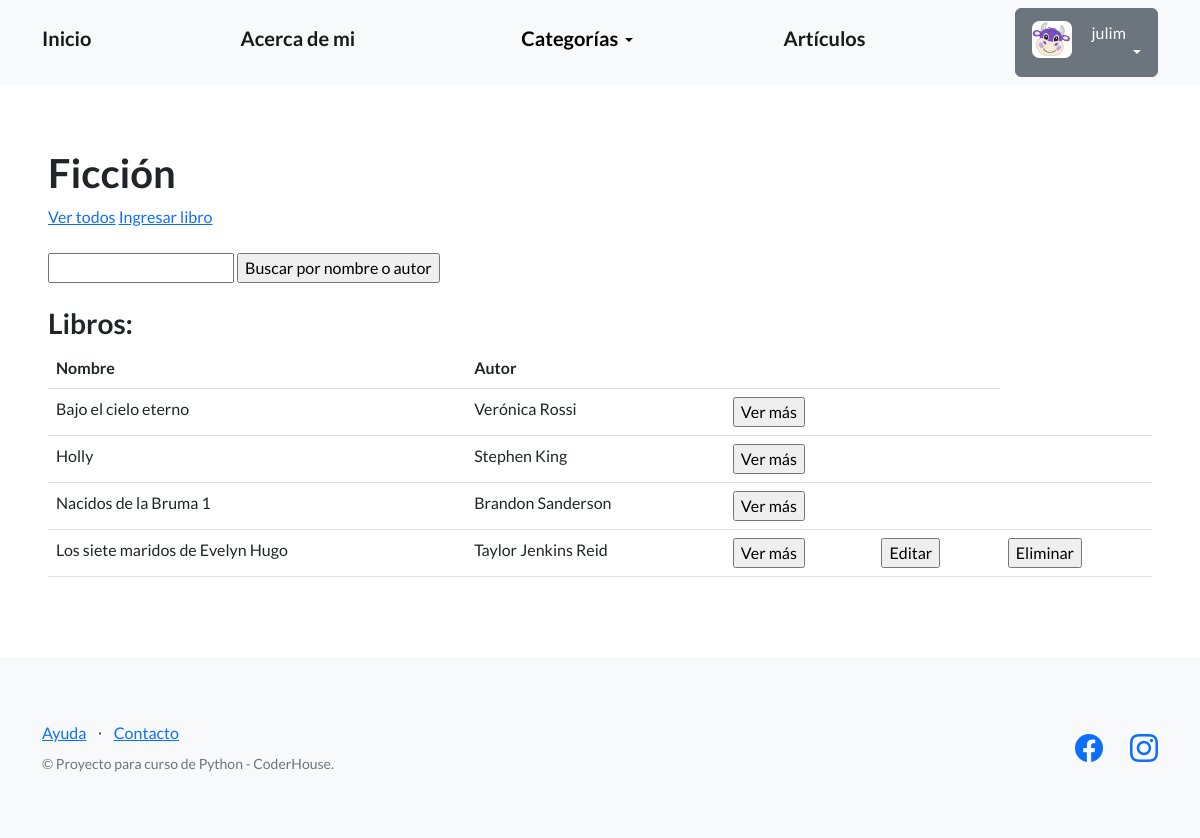
The app's page /libros/ficcion/ (signed in), older data.
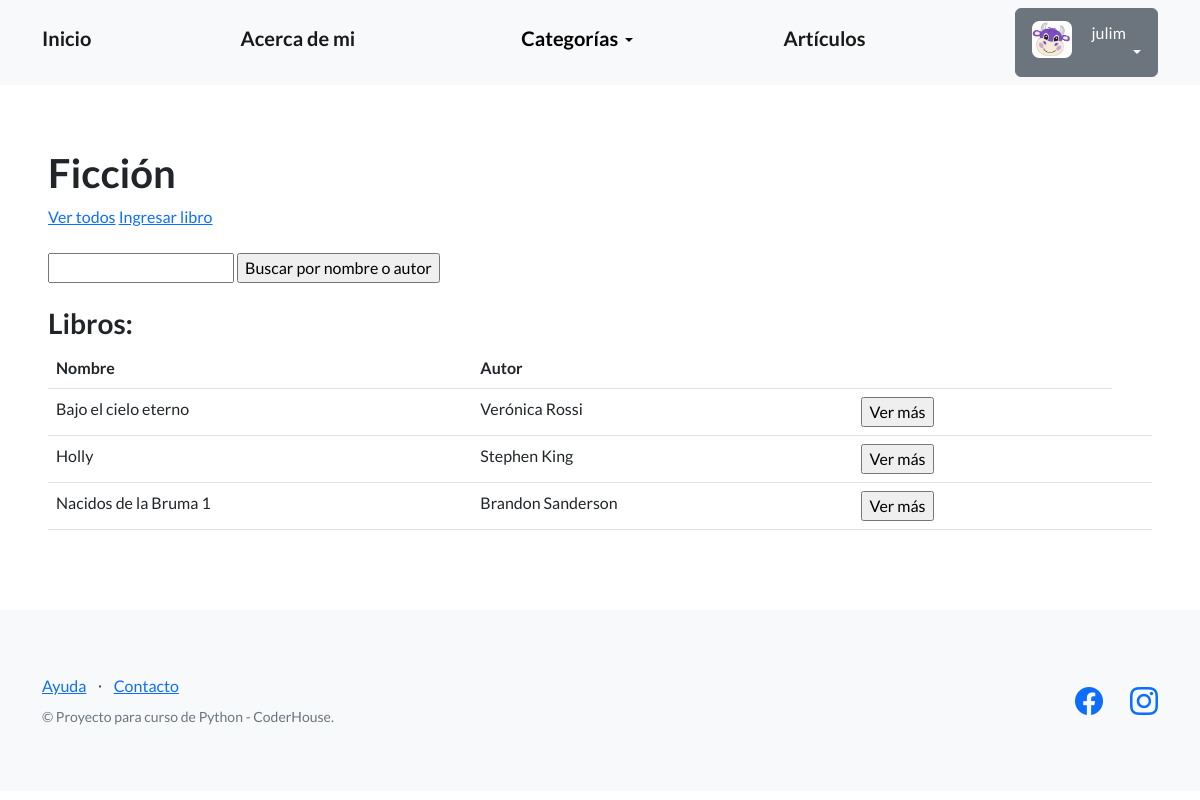
The same page, newer data.
### categorias_libros/models.py (models this page shows, shortened)
class Ficcion(models.Model):
    genero = models.CharField(max_length=256)
    nombre = models.CharField(max_length=256)
    autor = models.CharField(max_length=256)
    año_publicacion = models.IntegerField(blank=True, null=True)
    sinopsis = models.TextField(null=True)
    creador = models.ForeignKey(User, on_delete=models.SET_NULL, null=True)

### categorias_libros/views.py (the view)
# urls.py: path('ficcion/', listar_libros_ficcion, name="ficcion"),
def listar_libros_ficcion(request):
    contexto = {
        "libros_ficcion": Ficcion.objects.all()
    }
    http_response = render(
        request=request,
        template_name='categorias_libros/lista_libros_ficcion.html',
        context=contexto
    )
    return http_response

### categorias_libros/templates/categorias_libros/lista_libros_ficcion.html (shortened to what this page needs)
{% extends "base.html" %}
{% block contenido %}
<h1>
  Ficción
</h1>
<a href="{% url 'ficcion' %}">Ver todos</a>
<a href="{% url 'ingresar_libro_ficcion' %}">Ingresar libro</a>
<br><br>
<form action="{% url 'buscar_libro_ficcion' %}" method="post">
  <input type="text" name = "busqueda">
  <input type="submit" value="Buscar por nombre o autor">
</form>
<br>
<h3>Libros:</h3>
{% if libros_ficcion %}
<table class="table">
  <tbody>
    <tr>
      <th>Nombre</th>
      <th>Autor</th>
      <th></th>
      <th></th>
    </tr>
    {% for libro in libros_ficcion %}
    <tr>
      <td>{{libro.nombre}}</td>
      <td>{{libro.autor}}</td>
      <td>
        <form action="{% url 'detalles_ficcion' libro.id %}">
          <input type="submit" class "btn btn-link" value="Ver más"/>
        </form>
      </td>
      <td>
        {% if user == libro.creador %}
        <form action="{% url 'editar_ficcion' libro.id %}">
          <input type="submit" class "btn btn-link" value="Editar"/>
        </form>
        {% endif %}
      </td>
      <td>
        {% if user == libro.creador %}
        <form action="{% url 'eliminar_ficcion' libro.id %}" method="post">
          <input type="submit" class "btn btn-link" value="Eliminar"/>
        </form>
        {% endif %}
      </td>
    </tr>
    {% endfor %}
  </tbody>
</table>
{% else %}
<p>No hay elementos aún</p>
{% endif %}
{% endblock contenido %}

Row changes from the older to the newer data that the page shows:
removed Ficcion: nombre "Los siete maridos de Evelyn Hugo", autor "Taylor Jenkins Reid"
